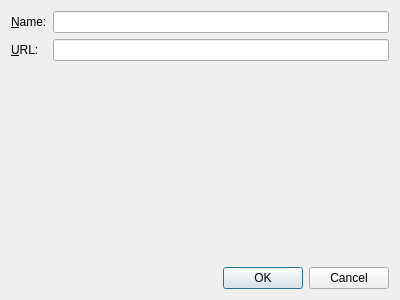
<?xml version="1.0" encoding="UTF-8"?>
<ui version="4.0">
 <class>UserFeedback::Analyzer::SurveyDialog</class>
 <widget class="QDialog" name="UserFeedback::Analyzer::SurveyDialog">
  <property name="geometry">
   <rect>
    <x>0</x>
    <y>0</y>
    <width>400</width>
    <height>300</height>
   </rect>
  </property>
  <property name="windowTitle">
   <string>Survey</string>
  </property>
  <layout class="QVBoxLayout" name="verticalLayout">
   <item>
    <layout class="QFormLayout" name="formLayout">
     <item row="0" column="0">
      <widget class="QLabel" name="label">
       <property name="text">
        <string>&amp;Name:</string>
       </property>
       <property name="buddy">
        <cstring>name</cstring>
       </property>
      </widget>
     </item>
     <item row="0" column="1">
      <widget class="QLineEdit" name="name"/>
     </item>
     <item row="1" column="0">
      <widget class="QLabel" name="label_2">
       <property name="text">
        <string>&amp;URL:</string>
       </property>
       <property name="buddy">
        <cstring>url</cstring>
       </property>
      </widget>
     </item>
     <item row="1" column="1">
      <widget class="QLineEdit" name="url"/>
     </item>
    </layout>
   </item>
   <item>
    <widget class="QDialogButtonBox" name="buttonBox">
     <property name="orientation">
      <enum>Qt::Horizontal</enum>
     </property>
     <property name="standardButtons">
      <set>QDialogButtonBox::Cancel|QDialogButtonBox::Ok</set>
     </property>
    </widget>
   </item>
  </layout>
 </widget>
 <resources/>
 <connections>
  <connection>
   <sender>buttonBox</sender>
   <signal>accepted()</signal>
   <receiver>UserFeedback::Analyzer::SurveyDialog</receiver>
   <slot>accept()</slot>
   <hints>
    <hint type="sourcelabel">
     <x>248</x>
     <y>254</y>
    </hint>
    <hint type="destinationlabel">
     <x>157</x>
     <y>274</y>
    </hint>
   </hints>
  </connection>
  <connection>
   <sender>buttonBox</sender>
   <signal>rejected()</signal>
   <receiver>UserFeedback::Analyzer::SurveyDialog</receiver>
   <slot>reject()</slot>
   <hints>
    <hint type="sourcelabel">
     <x>316</x>
     <y>260</y>
    </hint>
    <hint type="destinationlabel">
     <x>286</x>
     <y>274</y>
    </hint>
   </hints>
  </connection>
 </connections>
</ui>
